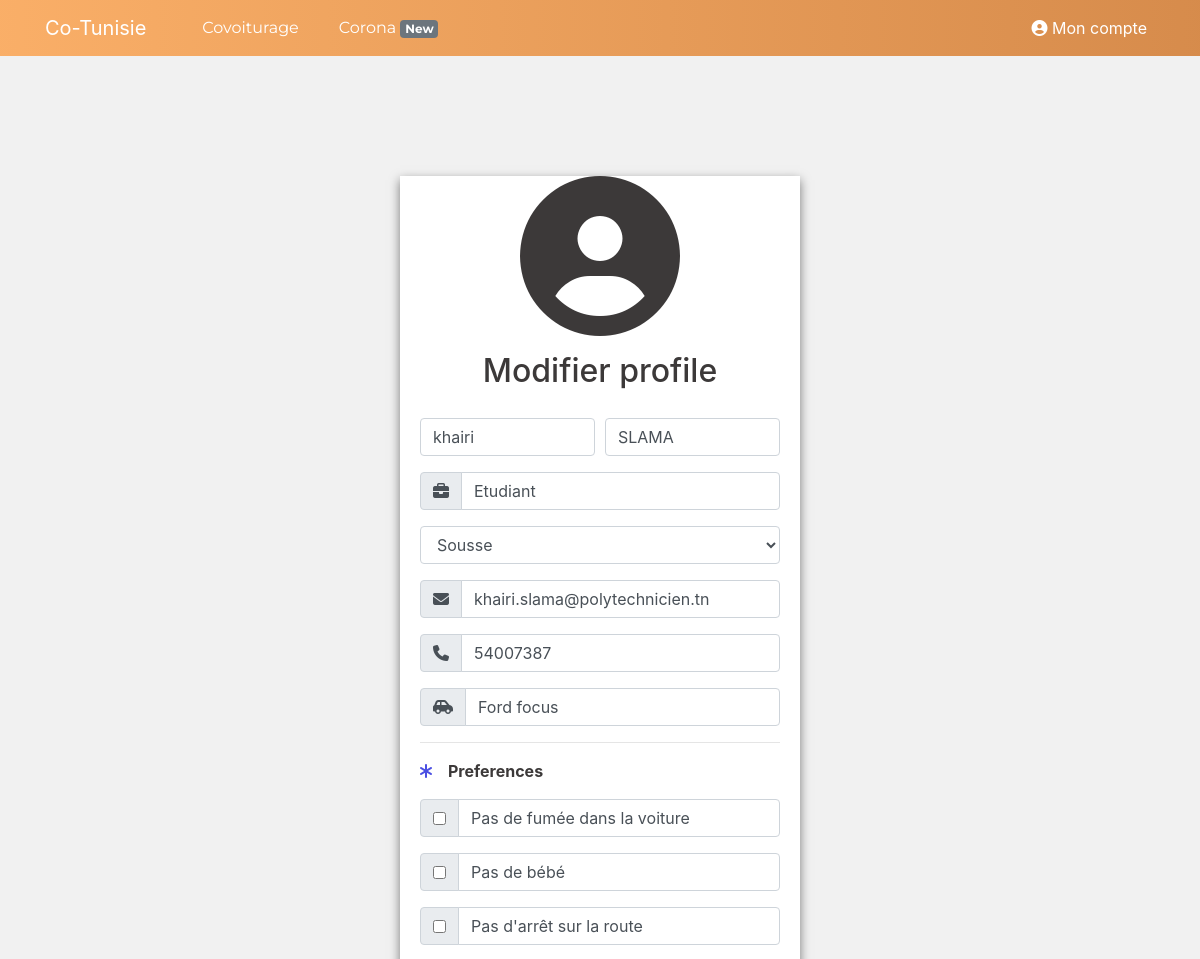
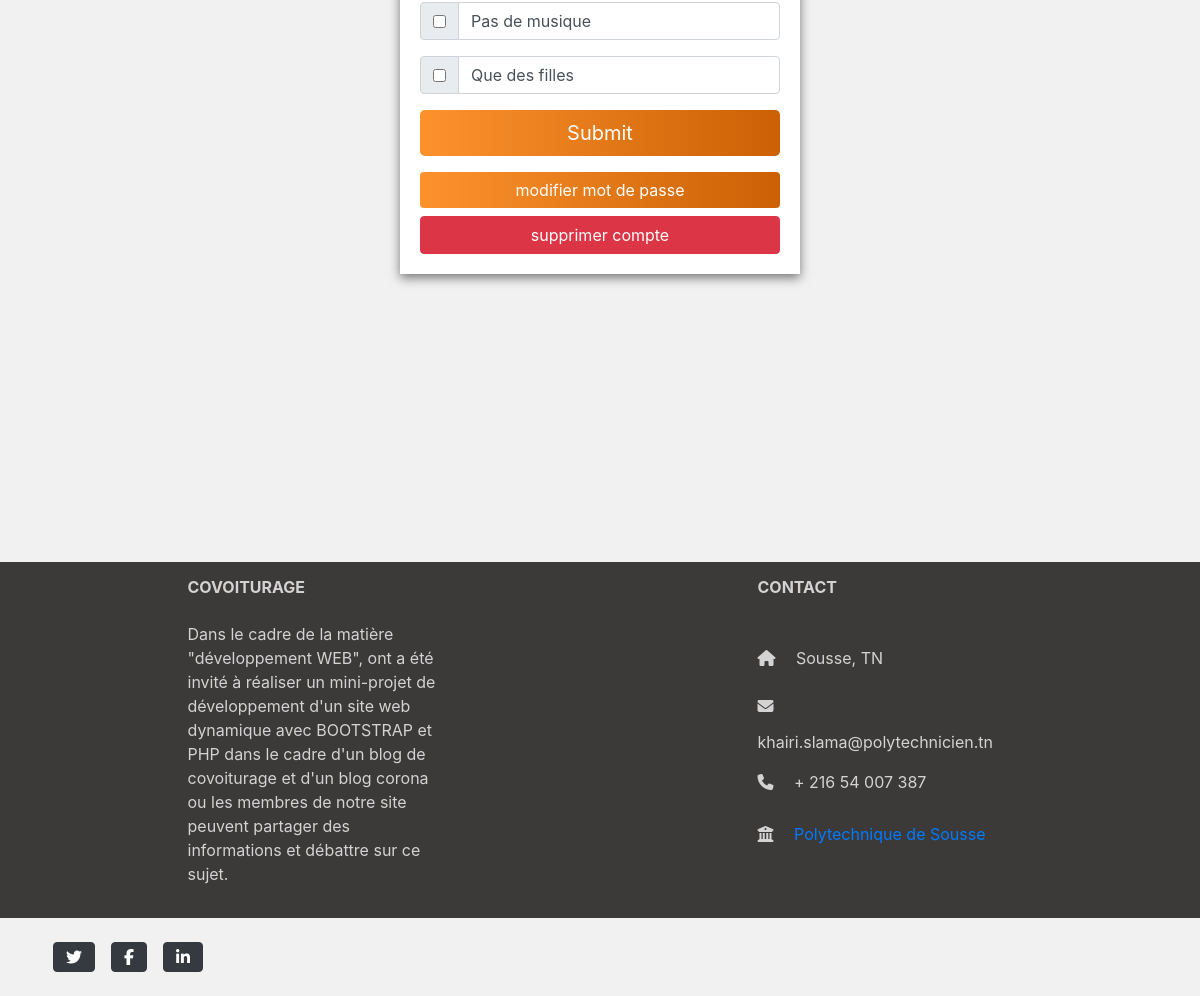
The app's page /edit_profile.php (signed in) with its own data (2 pictures, top to bottom).
### tables this page shows
CREATE TABLE `user` (
  `id_user` int(11) NOT NULL,
  `nom` varchar(255) NOT NULL,
  `prenom` varchar(255) NOT NULL,
  `email` varchar(255) NOT NULL,
  `mdp` varchar(255) NOT NULL,
  `num` int(11) NOT NULL,
  `sexe` varchar(255) NOT NULL,
  `ville` varchar(255) NOT NULL,
  `date` date NOT NULL DEFAULT current_timestamp(),
  `job` varchar(255) NOT NULL DEFAULT 'Pas identifié',
  `voiture` varchar(255) NOT NULL DEFAULT 'Pas identifié'
);

### edit_profile.php (the view, shortened to what this page needs)
<?php include("partials/header.php");
if (ISSET($_SESSION['id'])) {
    include("Server/Config.php");
    $id_user = $_SESSION['id'];
    $user = mysqli_query($c, "select * from user where id_user = $id_user");
    $u = mysqli_fetch_array($user);?>
    <div class="profile-card">
        <div class="image-container">
            <i class="fas fa-user-circle fa-10x"></i>
            <div class="title mt-3">
                <h2>Modifier profile</h2>
            </div>
        </div>
        <div class="main-container">
            <form action="" method="POST">
                <div class="form-row mb-3">
                    <div class="col">
                        <input type="text" class="form-control" value="<?=$u[2]?>" name="prenom" required>
                    </div>
                    <div class="col">
                        <input type="text" class="form-control" value="<?=$u[1]?>" name="nom" required>
                    </div>
                </div>
                <div class="input-group mb-3">
                    <div class="input-group-prepend">
                        <span class="input-group-text" id="inputGroup-sizing-default"><i class="fa fa-briefcase"></i></span>
                    </div>
                    <input type="text" name="job" value="<?= $u[9] ?>" class="form-control" aria-label="Sizing example input" aria-describedby="inputGroup-sizing-default" required>
                </div>
                <div class="input-group mb-3">
                    <select name="ville" id="inputState" class="form-control" >
                        <?php
                        $villes=mysqli_query($c, "select * from villes");
                        while($v=mysqli_fetch_array($villes)){
                            if ($v[1] == $u[7]){
                                echo "<option selected>".$v[1]."</option>";
                            }else {
                                echo "<option>".$v[1]."</option>";
                            }
                        }
                        ?>
                    </select>
                </div>
                <div class="input-group mb-3">
                    <div class="input-group-prepend">
                        <span class="input-group-text" id="inputGroup-sizing-default"><i class="fa fa-envelope"></i></span>
                    </div>
                    <input type="email" name="email" value="<?= $u[3] ?>" class="form-control" aria-label="Sizing example input" aria-describedby="inputGroup-sizing-default" required>
                </div>
                <div class="input-group mb-3">
                    <div class="input-group-prepend">
                        <span class="input-group-text" id="inputGroup-sizing-default"><i class="fa fa-phone"></i></span>
                    </div>
                    <input type="number" name="num" value="<?= $u[5] ?>" class="form-control" aria-label="Sizing example input" aria-describedby="inputGroup-sizing-default" required>
                </div>
                <div class="input-group mb-3">
                    <div class="input-group-prepend">
                        <span class="input-group-text" id="inputGroup-sizing-default"><i class="fas fa-car-side"></i></span>
                    </div>
                    <input type="text" name="car" value="<?= $u[10] ?>" class="form-control" aria-label="Sizing example input" aria-describedby="inputGroup-sizing-default" required>
                </div>
                <hr>
                <p><b><i class="fa fa-asterisk info"></i>Preferences</b></p>
                <div class="input-group mb-3">
                    <div class="input-group-prepend">
                        <div class="input-group-text">
                            <input type="checkbox" aria-label="Checkbox for following text input" name="smoke" value="1">
                        </div>
                    </div>
                    <p class="form-control" aria-label="Text with checkbox">Pas de fumée dans la voiture</p>
                </div>
                <div class="input-group mb-3">
                    <div class="input-group-prepend">
                        <div class="input-group-text">
                            <input type="checkbox" aria-label="Checkbox for following text input" name="kids" value="1">
                        </div>
                    </div>
                    <p class="form-control" aria-label="Text with checkbox">Pas de bébé</p>
                </div>
                <div class="input-group mb-3">
                    <div class="input-group-prepend">
                        <div class="input-group-text">
                            <input type="checkbox" aria-label="Checkbox for following text input" name="stop" value="1">
                        </div>
                    </div>
                    <p class="form-control" aria-label="Text with checkbox">Pas d'arrêt sur la route</p>
                </div>
                <div class="input-group mb-3">
                    <div class="input-group-prepend">
                        <div class="input-group-text">
                            <input type="checkbox" aria-label="Checkbox for following text input" name="music" value="1">
                        </div>
                    </div>
                    <p class="form-control" aria-label="Text with checkbox">Pas de musique</p>
                </div>
                <div class="input-group mb-3">
                    <div class="input-group-prepend">
                        <div class="input-group-text">
                            <input type="checkbox" aria-label="Checkbox for following text input" name="girl" value="1">
                        </div>
                    </div>
                    <p class="form-control" aria-label="Text with checkbox">Que des filles</p>
                </div>
                <button name="submit" type="submit" class="btn btn-primary mt-3 btn-lg btn-block">Submit</button>
            </form>
            <a href="modifiermdp.php" class="btn btn-primary btn-block">modifier mot de passe</a>
            <a href="supprimerProfile.php" class="btn btn-danger btn-block">supprimer compte</a>
        </div>
    </div>
    <?php
}else {
    header("location:login.php");
}
include("partials/footer.php"); ?>

### assets/css/main.css (style rules this page uses)
body { padding-top: 56px; color: #3c3939; background-color: #f1f1f1; }
.btn-primary { background: -webkit-linear-gradient(to right, rgb(253, 146, 45), rgb(203, 96, 05)); background: linear-gradient(to right, rgb(253, 146, 45), rgb(203, 96, 05)); outline: none; border: none; }
.profile-card { width: 400px; margin: 10% auto auto auto; background: #fff; box-shadow: 0 4px 10px 0 rgba(0,0,0,0.5); }
.image-container { position: relative; text-align: center; border-radius: 80px; }
.info { color: #4b4fe2; margin-right: 16px; }
.main-container { padding: 20px; }

### records on screen
user: prenom "khairi", nom "SLAMA", job "Etudiant", email "khairi.slama@polytechnicien.tn", num "54007387", car "Ford focus"

### other values on screen
form field ville "Sousse"
